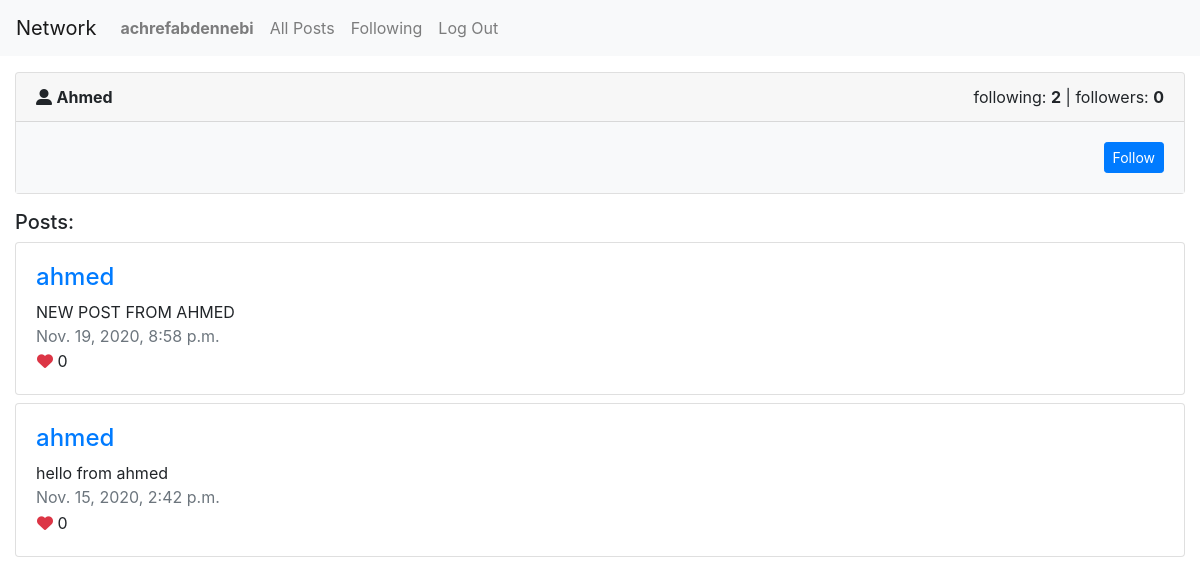
Screenshot of /profile/3 (signed in) with the database file from the repository.
### network/models.py (models this page shows, shortened)
class User(AbstractUser):
    pass

class Post(models.Model):
    content = models.CharField(max_length=250)
    created_by = models.ForeignKey(User,null=True, blank=True, on_delete=DO_NOTHING, related_name="users")
    likes = models.IntegerField(default=0)
    created_date = models.DateTimeField()

### network/views.py (the view)
# urls.py: path("profile/<int:profile_id>", views.getProfile, name="profile"),
def getProfile(request, profile_id):
    try:
        profile = User.objects.get(pk=profile_id)
        following = profile.following.count()
        followersCount = profile.followers.count()
        posts = Post.objects.filter(created_by=profile.id).all().order_by('-created_date')
        is_followed = profile.followers.filter(following_id = profile_id).exists()
    except User.DoesNotExist:
        raise CommandError("Post not saved")
    return render(request, "network/profile.html", {
        "profile": profile,
        "following": following,
        "followers" : followersCount,
        "is_followed": is_followed,
        "posts": posts
    })

### network/templates/network/profile.html (shortened to what this page needs)
{% extends "network/layout.html" %}
{% block body %}
<div class="container-fluid mt-3">
    <div class="card">
        <div class="card-header">
          <div class="float-left">
            <i class="fas fa-user-alt"></i>
            <span class="font-weight-bold text-capitalize">{{ profile }}</span>
          </div>
          <div class="float-right">
            <div>
                <span>following: <strong>{{following}}</strong></span> |
                <span>followers: <strong>{{followers}}</strong></span>
            </div>
          </div>
        </div>
        <div class="card-body bg-light">
        {% if user.id != profile.id%}
        <div class="float-right">
            {% if is_followed %}
                <a href="#" class="btn btn-danger btn-sm">Unfollow</a>
            {% else %}
                <a href="#" class="btn btn-primary btn-sm">Follow</a>
            {% endif  %}
        </div>
        {% endif %}
        </div>
    </div>
</div>
<div class="container-fluid mt-3">
    <h5>Posts: </h5>
    {% for post in posts %}
    <div class="row mt-2">
        <div class="col-md-12">
            <div class="card">
                <div class="card-body">
                    <div class="post-detail">
                        <h4>
                            <a href="{% url 'profile' post.created_by.id %}">
                                {{ post.created_by }}
                            </a>
                        </h4>
                        <div class="post-content">
                            {{ post.content }}
                        </div>
                        <span class="text-muted">{{ post.created_date }}</span>
                        <div class="post-reaction">
                            <button type="button" class="btn p-0">
                                <i class="fas fa-heart text-danger"></i>
                                <span class="font-weight-normal">{{post.likes}}</span>
                            </button>
                        </div>
                    </div>
                </div>
            </div>
        </div>
    </div>
    {% endfor %}
</div>
{% endblock %}

### network/templates/network/layout.html (shortened to what this page needs)
{% load static %}
<!DOCTYPE html>
<html lang="en">
    <head>
        <link rel="stylesheet" href="https://stackpath.bootstrapcdn.com/bootstrap/4.4.1/css/bootstrap.min.css">
        <link href="{% static 'network/styles.css' %}" rel="stylesheet">
    </head>
    <body>
        <nav class="navbar navbar-expand-lg navbar-light bg-light">
            <a class="navbar-brand" href="#">Network</a>
            <div>
              <ul class="navbar-nav mr-auto">
                {% if user.is_authenticated %}
                    <li class="nav-item">
                        <a class="nav-link" href="{% url 'index' %}"><strong>{{ user.username }}</strong></a>
                    </li>
                {% endif %}
                <li class="nav-item">
                  <a class="nav-link" href="{% url 'posts' %}">All Posts</a>
                </li>
                {% if user.is_authenticated %}
                    <li class="nav-item">
                        <a class="nav-link" href="#">Following</a>
                    </li>
                    <li class="nav-item">
                        <a class="nav-link" href="{% url 'logout' %}">Log Out</a>
                    </li>
                {% endif %}
              </ul>
            </div>
          </nav>
        <div class="body">
            {% block body %}
            {% endblock %}
        </div>
    </body>
</html>

### rows the page displays
User: username "achrefabdennebi"
User: username "Ahmed"
Post: created_by "ahmed", content "NEW POST FROM AHMED", created_date "Nov. 19, 2020, 8:58 p.m.", likes "0"
Post: created_by "ahmed", content "hello from ahmed", created_date "Nov. 15, 2020, 2:42 p.m.", likes "0"

### other values shown
{{ following }} "2"
{{ followers }} "0"
